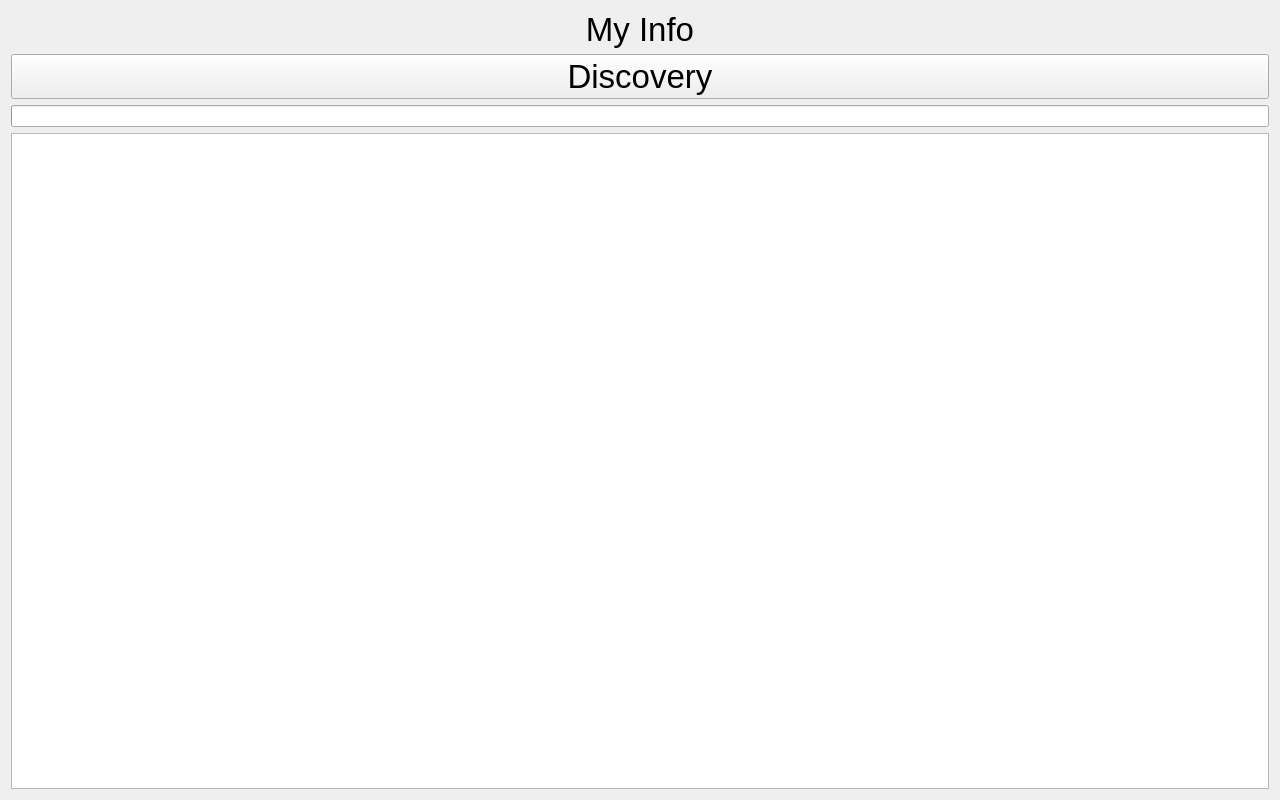
<?xml version="1.0" encoding="UTF-8"?>
<ui version="4.0">
 <class>FindDevices</class>
 <widget class="QWidget" name="FindDevices">
  <property name="geometry">
   <rect>
    <x>0</x>
    <y>0</y>
    <width>1280</width>
    <height>800</height>
   </rect>
  </property>
  <property name="windowTitle">
   <string>Form</string>
  </property>
  <layout class="QVBoxLayout" name="verticalLayout">
   <item>
    <widget class="QLabel" name="_labelMyInfo">
     <property name="font">
      <font>
       <pointsize>25</pointsize>
      </font>
     </property>
     <property name="text">
      <string>My Info</string>
     </property>
     <property name="alignment">
      <set>Qt::AlignCenter</set>
     </property>
    </widget>
   </item>
   <item>
    <widget class="QPushButton" name="_pushButtonDiscovery">
     <property name="font">
      <font>
       <pointsize>25</pointsize>
      </font>
     </property>
     <property name="text">
      <string>Discovery</string>
     </property>
    </widget>
   </item>
   <item>
    <widget class="QProgressBar" name="_progressBar">
     <property name="value">
      <number>0</number>
     </property>
     <property name="textVisible">
      <bool>false</bool>
     </property>
    </widget>
   </item>
   <item>
    <widget class="QListWidget" name="_listWidgetDevices">
     <property name="font">
      <font>
       <pointsize>40</pointsize>
      </font>
     </property>
    </widget>
   </item>
  </layout>
 </widget>
 <resources/>
 <connections/>
</ui>
